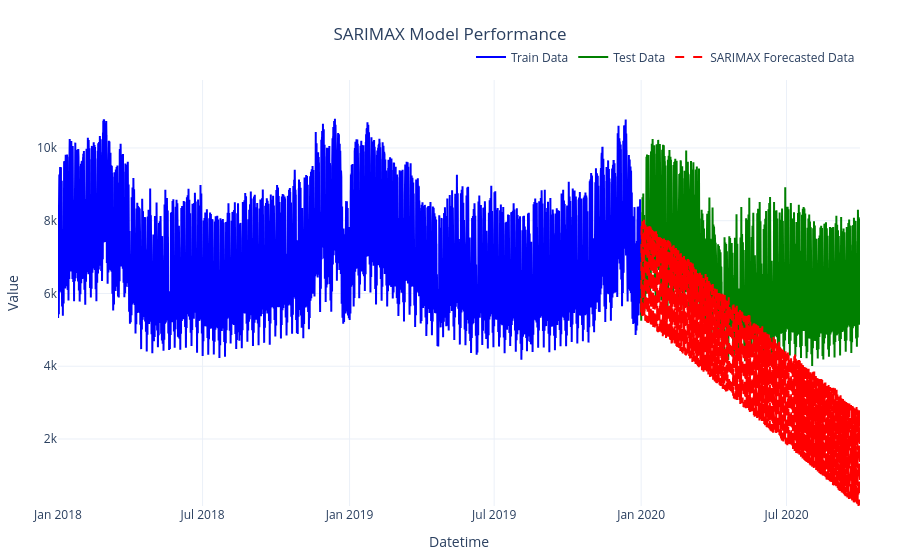

The code cell stored with this chart in its notebook:
### Code cell
# Plot with SARIMAX forecast
plot_time_series_comparison(train_data=train[target], test_data=test[target], forecast=sarimax_forecast,
                                model_name='SARIMAX', title='SARIMAX Model Performance')

### Figure 1 — Plotly figure (JSON) as saved in the notebook; plotly's stock layout.template omitted (floating-point values rounded to 4 significant figures; data arrays with more than 128 entries replaced by an {"elided": "..."} marker saying what was removed)
{"data": [{"line": {"color": "blue", "width": 2}, "mode": "lines", "name": "Train Data", "type": "scatter", "x": {"elided": "17520 str values"}, "y": {"elided": "17520 float values"}}, {"line": {"color": "green", "width": 2}, "mode": "lines", "name": "Test Data", "type": "scatter", "x": {"elided": "6576 str values"}, "y": {"elided": "6576 float values"}}, {"line": {"color": "red", "dash": "dash", "width": 2}, "mode": "lines", "name": "SARIMAX Forecasted Data", "type": "scatter", "x": {"elided": "6576 str values"}, "y": {"elided": "6576 float values"}}], "layout": {"autosize": true, "hovermode": "x unified", "legend": {"bgcolor": "rgba(255,255,255,0.5)", "borderwidth": 0, "orientation": "h", "x": 1, "xanchor": "right", "y": 1.02, "yanchor": "bottom"}, "margin": {"b": 40, "l": 40, "r": 40, "t": 80}, "title": {"text": "SARIMAX Model Performance", "x": 0.5, "xanchor": "center"}, "xaxis": {"title": {"text": "Datetime"}}, "yaxis": {"range": [158.3, 11870.0], "title": {"text": "Value"}}}}
